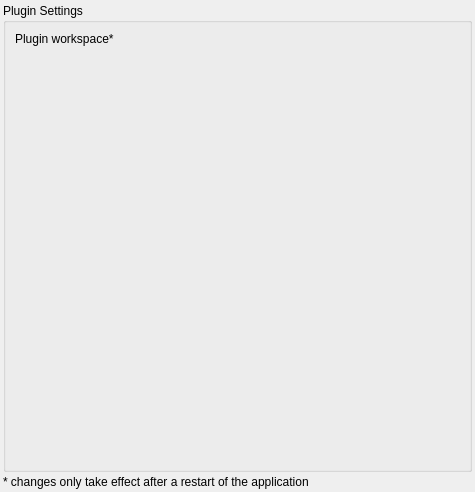
<?xml version="1.0" encoding="UTF-8"?>
<ui version="4.0">
 <class>FrameworkSettings</class>
 <widget class="QWidget" name="FrameworkSettings">
  <property name="geometry">
   <rect>
    <x>0</x>
    <y>0</y>
    <width>475</width>
    <height>492</height>
   </rect>
  </property>
  <property name="windowTitle">
   <string>Form</string>
  </property>
  <layout class="QVBoxLayout" name="verticalLayout" stretch="1,0">
   <property name="spacing">
    <number>3</number>
   </property>
   <property name="margin">
    <number>3</number>
   </property>
   <item>
    <widget class="QGroupBox" name="groupBox">
     <property name="title">
      <string>Plugin Settings</string>
     </property>
     <layout class="QFormLayout" name="formLayout">
      <item row="0" column="0">
       <widget class="QLabel" name="label">
        <property name="toolTip">
         <string>The plugin workspace determines the folder in which the processing framework looks for plugins. In addition, if you add a plugin to your architecture from the workspace, its path is specified relative to this path.</string>
        </property>
        <property name="text">
         <string>Plugin workspace*</string>
        </property>
       </widget>
      </item>
      <item row="0" column="1">
       <widget class="cedar::aux::gui::DirectoryParameter" name="mpPluginWorkspaceEdit" native="true"/>
      </item>
     </layout>
    </widget>
   </item>
   <item>
    <widget class="QLabel" name="label_2">
     <property name="text">
      <string>* changes only take effect after a restart of the application</string>
     </property>
    </widget>
   </item>
  </layout>
 </widget>
 <customwidgets>
  <customwidget>
   <class>cedar::aux::gui::DirectoryParameter</class>
   <extends>QWidget</extends>
   <header>cedar/auxiliaries/gui/DirectoryParameter.h</header>
   <container>1</container>
  </customwidget>
 </customwidgets>
 <resources/>
 <connections/>
</ui>
